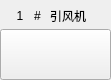
<?xml version="1.0" encoding="UTF-8"?>
<ui version="4.0">
 <class>SingleDeodorationFan</class>
 <widget class="QWidget" name="SingleDeodorationFan">
  <property name="geometry">
   <rect>
    <x>0</x>
    <y>0</y>
    <width>111</width>
    <height>80</height>
   </rect>
  </property>
  <property name="windowTitle">
   <string>Form</string>
  </property>
  <widget class="QLabel" name="indexLabel">
   <property name="geometry">
    <rect>
     <x>10</x>
     <y>10</y>
     <width>20</width>
     <height>12</height>
    </rect>
   </property>
   <property name="text">
    <string>1</string>
   </property>
   <property name="alignment">
    <set>Qt::AlignCenter</set>
   </property>
  </widget>
  <widget class="QLabel" name="label">
   <property name="geometry">
    <rect>
     <x>30</x>
     <y>10</y>
     <width>15</width>
     <height>12</height>
    </rect>
   </property>
   <property name="text">
    <string>#</string>
   </property>
   <property name="alignment">
    <set>Qt::AlignCenter</set>
   </property>
  </widget>
  <widget class="QLabel" name="nameLabel">
   <property name="geometry">
    <rect>
     <x>50</x>
     <y>10</y>
     <width>40</width>
     <height>12</height>
    </rect>
   </property>
   <property name="text">
    <string>引风机</string>
   </property>
  </widget>
  <widget class="QPushButton" name="fanPushButton">
   <property name="geometry">
    <rect>
     <x>0</x>
     <y>29</y>
     <width>111</width>
     <height>51</height>
    </rect>
   </property>
   <property name="text">
    <string/>
   </property>
   <property name="flat">
    <bool>false</bool>
   </property>
  </widget>
 </widget>
 <resources/>
 <connections/>
</ui>
